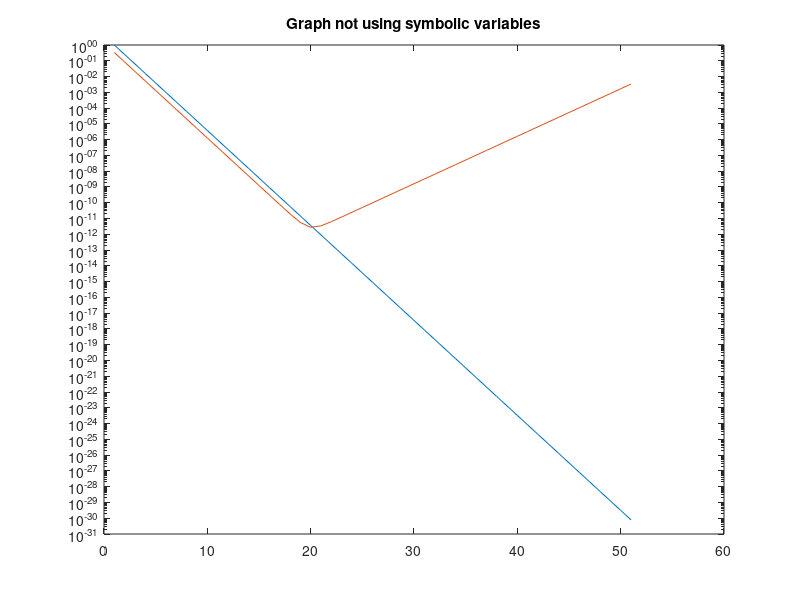

Recreate this plot in MATLAB.
% a = 1 %by default all variables are double
% b = uint16(a) %thats how you cast
% 
% help class % tells you all the types
% 
% c = [1 2 3] %vector
% 
% d = [1,2;3,4] % matrix
% .................................................
% %differance between matlab and other programing languages like
% %java or C is that matlab is built up from ground up to be used with
% % matricies and large data sets
% %This makes matlab one of the most efficient programs for statistical 
% %analysis 
% a=3
% b=[3,4,5;1,2,3]
% c= 1:3
% a*b % if no variable assigned a variable "ans" is created by default
% c*b' % transposing b 
% 
% ..................................................
% array = zeros(2,2,2) %this is how you allocate memory for a 2*2*2 matrix
%                      %and you fill it by zeros or ones or rand
%                      %and you can access the slices in the third dimentsion
%                      %as follows:
% array(:,:,1) = [1,2;3,4]
% 
% % a general way to hold matricies is to hold them in a bigger matrix using
% % {} notation
% 
% a = [1,2;3,4]
% b = [4:8;4:8]
% c = [3;3;3;3]
% d = [2,2]
% 
% e = {a,b;c,d}
% 
% %and you can access each sub matrix:
% e{1,1} %returns matrix a
% ...............................................

%data structure
%to create a data structure simply add the data field by using a .
% s.name = 'John Doe'
% s.address = '123 Fake st'
% 
% %adding additional data
% s(2).name = 'Jane Row'
% s(2).address = '124 Fake st'
% 
% %accesing data is like accesing a matrix
% s(1,1).name
% s(1,1)
% ................................................
% 
% a = 'hello'; % put the semicolon if you dont want to see the result on the command line
% b = ' ';
% c = 'world';
% 
% strcat(a,b,c) %dor concatenating strings
% ...............................................
% % adding a '.' before an operation (+ _ / * = ) tells matlab to do that
% % operation piecewise
% ..............................................
% %control flow
% 
% % it uses indentation and end using 'end'
% a = [1,2,3;2,6,4;1,2,round(rand(1)*5)];
% if a(3,3) == 3
%     a = a';
% else
%     a = inv(a);
% end
% 
% %or using a switch statement
% 
% switch a(3,3)
%     case 3
%         a = a';
%     otherwise
%         a = inv(a);
% end
% ..........................................
%round off errors and symbolic arithmetic 
%sym() teats the number as rationals hence it takes much longer
% they all should be of the same type in a n expression for it to work
clear;
a = 1/3; % to get rid of round off errors use a = sym(1/3)
b = 1/12; % b = sym(1/12)
n=50;
y = [a,b]; for i=2:n, y = [y,2.25*y(i)-y(i-1)/2]; end;
a=1;
b=1/4;
n=50;
x = [a,b]; for i=2:n, x=[x, 2.25*x(i)-x(i-1)/2]; end;
ind = 1:n+1;
semilogy(ind,x,ind,y);
title('Graph not using symbolic variables');
% ........................................
% %{
% use tic toc to measure the time it takes [in ms] for a part of a program
% tic
% ...
% program
% ...
% time = toc
% %}
% ........................................







